Frame 1 (no input): blank canvas, image omitted
Frame 60 (the mouse pressed at the canvas centre just before this capture): blank canvas, image omitted
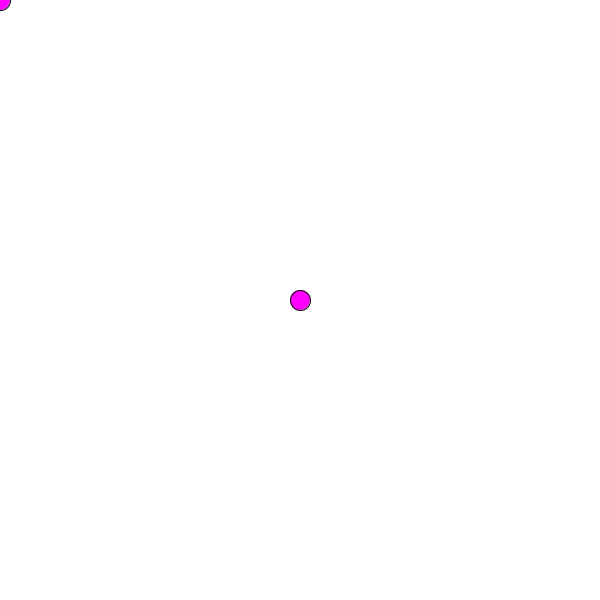
Frame 120 (the mouse held since frame 60 and released just before this capture)

The Processing sketch whose frames 1 and 60 were blank and that drew this single picture after the mouse press (run headless with seeded random() and noise(); from frame 60 on, the mouse is pressed at the canvas centre):

// Processing sketch: w30_overload
// ── w30_overload.pde
int MOUSE_MODE = 0;
int KEY_MODE = 1;
int NORMAL = 0;
int RESIZE = 1;
int RANDOM = 2;
int BACKWARDS = 1;

int MAX_STAMPS = 100;

int stampSize = 20;
int mode;
int moveMode;
Stamp current;
Stamp[] stamps;


void setup()
{
    size(600, 600);
    stamps = new Stamp[MAX_STAMPS];
    current = new Stamp(mouseX, mouseY, stampSize);
    mode = MOUSE_MODE;
    moveMode = NORMAL;
}//setup


void draw()
{
    background(255);
    drawStamps();

    if (mode == MOUSE_MODE) {
  current.move(mouseX, mouseY);
    }

    current.display();
}//draw


void keyPressed()
{
    if (key == 'm') {
  mode = MOUSE_MODE;
    }//set mouse mode
    if (key == 'k') {
  mode = KEY_MODE;
    }//set key mode
    if (key == 'n') {
  moveMode = NORMAL;
    }
    if (key == 'g') {
  moveMode = RESIZE;
    }
    if (key == 'r') {
  moveMode = RANDOM;
    }


    if (mode == KEY_MODE) {
  int direction = 0;
  if (keyCode == UP ||
      keyCode == DOWN ||
      keyCode == LEFT ||
      keyCode == RIGHT) {
      direction = keyCode;
      if (moveMode == NORMAL) {move(direction);}
      else if (moveMode == RESIZE) {move(direction, 1.2);}
      if (moveMode == RANDOM) {move();}
  }//movement

  if (key == ' ') {
    int i = findSpot();
    if (i != -1) {
  stamps[i] = current;  
    current = new Stamp(stampSize);
    }
  }//stamp

    }//in key mode
}//keyPressed


void mousePressed()
{
    if (mode == MOUSE_MODE) {
  stamp();
    }//in mouse mode
}//mousePressed


void drawStamps()
{
    for (int i=0; i<stamps.length; i++) {
  if (stamps[i] != null) {
      stamps[i].display();
  }//there is a stamp
    }//array loop
}//drawStamps


int findSpot()
{
    for (int i=0; i<stamps.length; i++) {
  if (stamps[i] == null) {
      return i;
  }//found spot
    }//array loop
    return -1;
}//findSpot


void stamp()
{
    int i = findSpot();
    if (i != -1) {
  stamps[i] = current;
  if (mode == MOUSE_MODE) {
      current = new Stamp(mouseX, mouseY, stampSize);
  }
  if (mode == KEY_MODE) {
      current = new Stamp(stampSize);
  }
    }//room in array
}//stamp

void move(int direction) {
  if (direction == UP) {current.position.y--;}
  else if (direction == DOWN) {current.position.y++;}
  else if (direction == LEFT) {current.position.x--;}
  else if (direction == RIGHT) {current.position.x++;}
}

void move(int direction, float sizeFactor) {
  if (direction == UP) {current.position.y--;}
  else if (direction == DOWN) {current.position.y++;}
  else if (direction == LEFT) {current.position.x--;}
  else if (direction == RIGHT) {current.position.x++;}
  current.stampSize *= sizeFactor;
}

void move() {
  current.position.x = random(width);
  current.position.y = random(height);
}

// ── Stamp.pde
class Stamp
{

  //attributres
  PVector position;
  int stampSize;
  color c;


  //constructor
  Stamp(int x, int y, int ss)
  {
    position = new PVector(x, y);
    stampSize = ss;
    c = color(255, 0, 255);
  }//default constructor

  Stamp(int ss) 
  {
    stampSize = ss;
    position = new PVector(random(0, width), random(0, height));
  }


  //methods below

  void display()
  {
    fill(c);
    circle(position.x, position.y, stampSize);
  }//display()


  void move(int x, int y)
  {
    position.x = x;
    position.y = y;
  }//move(x,y)
}//stamp
